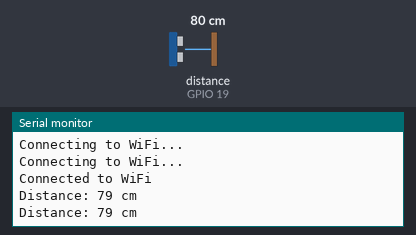
Recording of a sketch running on a simulated ESP32. On the bench: the last lines printed to the serial monitor. Wiring (inferred from the names in the program): ultrasonic range finder: trigger GPIO 18; echo GPIO 19. The test bench sets the inputs (shaded band); at power-on: distance to the obstacle (sensor on GPIO 19) 80 cm. The echo pulse lasts 58.3 µs per cm; WiFi joins after 1.5 s; servers stay silent unless stated.

Above: at 3.5 s.
3.6 s: distance to the obstacle (sensor on GPIO 19) set to 2 cm
At 4.7 s:
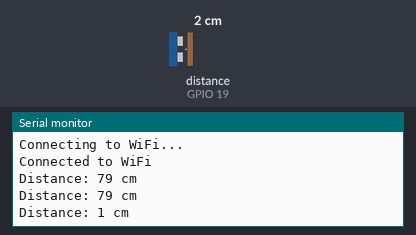
5.1 s: distance to the obstacle (sensor on GPIO 19) set to 4 cm
At 6.1 s:
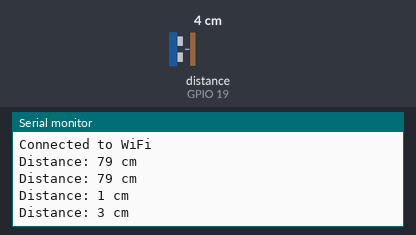
Timing chart, 0 to 8.1 s (numbered marks = the images above; inputs shaded):
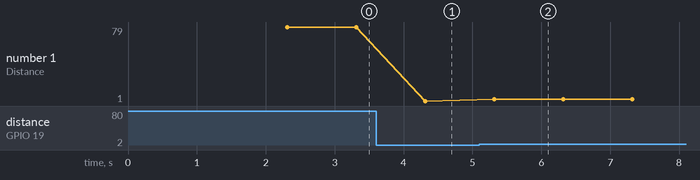

The sketch:

5-ultrasonic-blynk.ino
```cpp
#include <WiFi.h>
#include <WiFiClient.h>
#include <BlynkSimpleEsp32.h>

#define trigPin 18 //D18
#define echoPin 19 //D19

char auth[] = "QLUXgILj0-8XPlKjDGOnvP3Fkdb4kdjH";
char ssid[] = "Yo";
char pass[] = "ramzhots123";

void setup()
{
  pinMode(trigPin, OUTPUT);
  pinMode(echoPin, INPUT);

  Serial.begin(115200);

  // Menghubungkan ke Wi-Fi
  WiFi.begin(ssid, pass);

  while (WiFi.status() != WL_CONNECTED) {
    delay(1000);
    Serial.println("Connecting to WiFi...");
  }

  Serial.println("Connected to WiFi");

  Blynk.begin(auth, ssid, pass);
}

void loop()
{
  long duration, distance;

  digitalWrite(trigPin, LOW);
  delayMicroseconds(2);

  digitalWrite(trigPin, HIGH);
  delayMicroseconds(10);
  digitalWrite(trigPin, LOW);

  duration = pulseIn(echoPin, HIGH);

  distance = duration*0.034/2;

  Serial.print("Distance: ");
  Serial.print(distance);
  Serial.println(" cm");

  Blynk.virtualWrite(V1, distance);

  delay(1000);
}
```

Measured:
- after the input at 3.6 s, the serial monitor: prints a new line after 0.72 s (image 1)
- after the input at 5.1 s, the serial monitor: prints a new line after 0.22 s (image 2)
- plotted number 1: 79 → 1 after the input at 3.6 s, 1 → 3 after the input at 5.1 s
